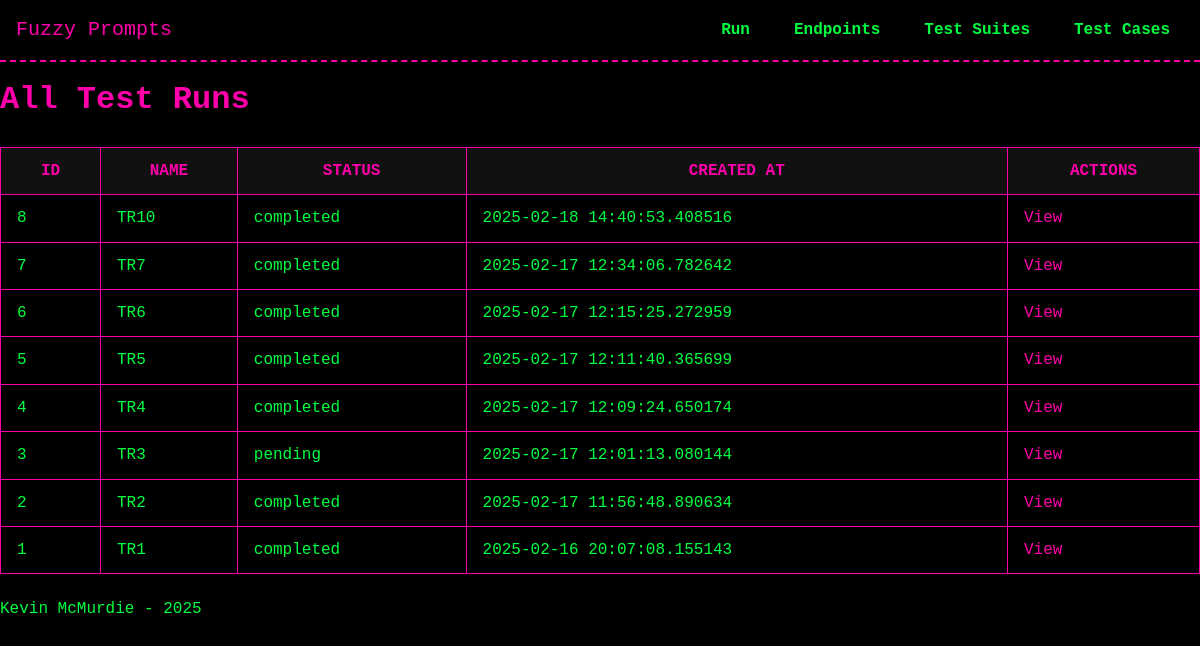
Before: /test_runs/ with the older database file.
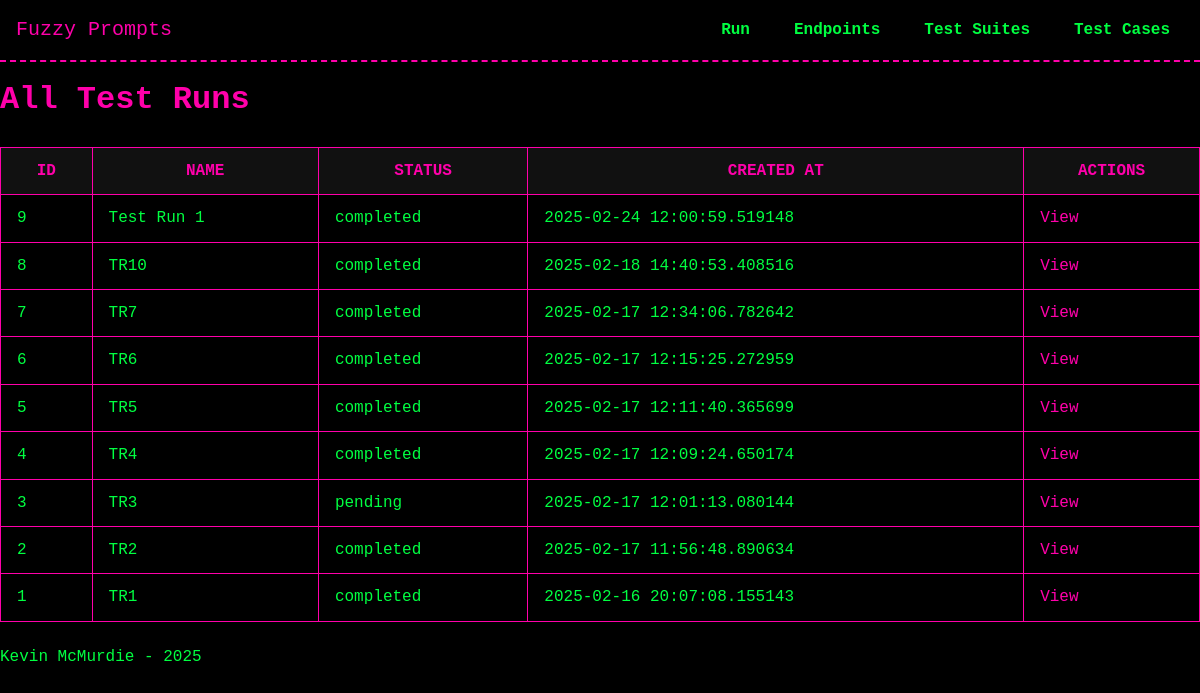
After: the same page with the newer database file.
### models/model_TestRun.py (models this page shows, shortened)
class TestRun(db.Model):
    __tablename__ = 'test_runs'
    id = db.Column(db.Integer, primary_key=True)
    name = db.Column(db.String(255), nullable=False)
    created_at = db.Column(db.DateTime, default=datetime.now)
    finished_at = db.Column(db.DateTime, nullable=True)
    status = db.Column(db.String(50), default="pending")
    transformations = db.Column(db.JSON, nullable=True)
    current_sequence = db.Column(db.Integer, default=0)
    endpoint_id = db.Column(
        db.Integer,
        db.ForeignKey("endpoints.id", ondelete="SET NULL"),
        nullable=True
    )
    endpoint = db.relationship("Endpoint", back_populates="test_runs", passive_deletes=True)
    test_suites = db.relationship('TestSuite', secondary=test_run_suites, back_populates='test_runs')
    executions = db.relationship('TestExecution', back_populates='test_run',
                               order_by='TestExecution.sequence',
                               cascade='all, delete-orphan')

### routes/test_runs.py (the view)
@test_runs_bp.route('/', methods=['GET'])
def list_test_runs():
    page = request.args.get('page', 1, type=int)
    pagination = TestRun.query.order_by(TestRun.id.desc()).paginate(page=page, per_page=10, error_out=False)
    runs = pagination.items
    return render_template('test_runs/list_test_runs.html', test_runs=runs, pagination=pagination)

### templates/test_runs/list_test_runs.html (shortened to what this page needs)
{% extends "base.html" %}
{% block head %}
  <link rel="stylesheet" href="{{ url_for('static', filename='css/tables.css') }}">
{% endblock %}
{% block content %}
<h1>All Test Runs</h1>
{% if test_runs %}
  <table>
    <thead>
      <tr>
        <th>ID</th>
        <th>Name</th>
        <th>Status</th>
        <th>Created At</th>
        <th>Actions</th>
      </tr>
    </thead>
    <tbody>
      {% for run in test_runs %}
        <tr>
          <td>{{ run.id }}</td>
          <td>{{ run.name or 'N/A' }}</td>
          <td>{{ run.status or 'pending' }}</td>
          <td>{{ run.created_at or 'N/A' }}</td>
          <td>
            <a href="{{ url_for('test_runs_bp.view_test_run', run_id=run.id) }}">View</a>
          </td>
        </tr>
      {% endfor %}
    </tbody>
  </table>
{% else %}
  <p>No test runs found.</p>
{% endif %}
{% endblock %}

Changed rows visible on the page:
added TestRun: id "9", name "Test Run 1", status "completed", created_at "2025-02-24 12:00:59.519148"
